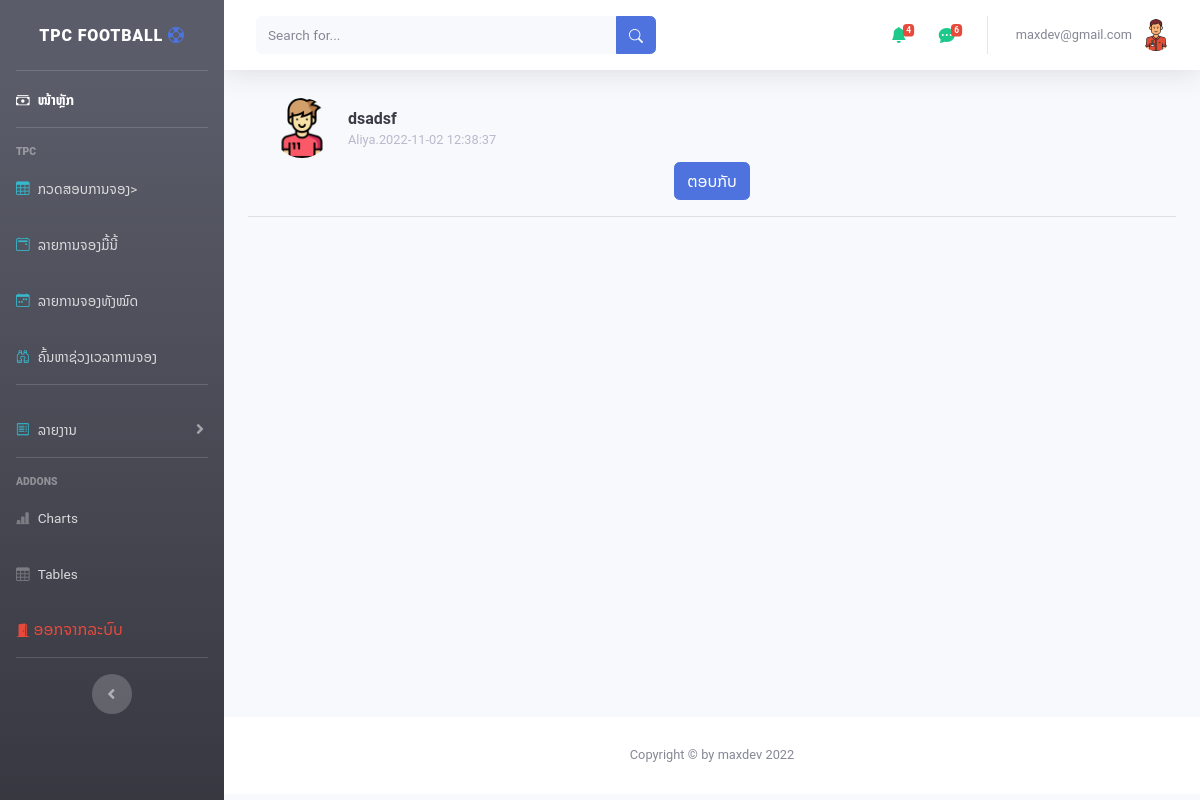
The page /employee/read_Msg.php?id=2 (signed in) on the database its author committed.
### tables this page shows
CREATE TABLE `message` (
  `id` int(10) NOT NULL,
  `name` varchar(30) NOT NULL,
  `email` varchar(50) NOT NULL,
  `message` text NOT NULL,
  `status` int(2) NOT NULL DEFAULT 0,
  `date_create` datetime NOT NULL DEFAULT current_timestamp()
);

### employee/read_Msg.php (the view, shortened to what this page needs)
<?php
include('includes/header.php');
include('includes/navbar.php');
include('database/dbconfig.php');
if (isset($_GET['id'])) {
    $main_id = $_GET['id'];
}
?>
<div class="container-fluid">
    <?php
    $sql = "SELECT * FROM message WHERE id='$main_id'";
    $query = mysqli_query($connection, $sql);
    $result = mysqli_fetch_array($query);
    ?>
    <a class="dropdown-item d-flex align-items-center">
        <div class="dropdown-list-image mr-3">
            <img class="rounded-circle" src="img/customer.png" width="60px">
        </div>
        <div class="font-weight-bold">
            <div class="text-truncate"><?php echo $result['message'] ?></div>
            <div class="small text-gray-500"><?php echo $result['name'] ?>.<?php echo $result['date_create'] ?></div>
        </div>
    </a>
    <div class="text-center">
        <button type="submit" class="btn btn-primary">ຕອບກັບ</button>
    </div>
    <hr>
</div>
<?php include('includes/script.php');
include('includes/footer.php');
?>

### employee/read_Msg.php (style rules this page uses)
.container-fluid { margin-bottom: 500px; }

### rows shown on the page
message: message "dsadsf", name "Aliya", date_create "2022-11-02 12:38:37"

### other values the page prints
$count "4"
$count "6"
$_SESSION['name'] "maxdev@gmail.com"
